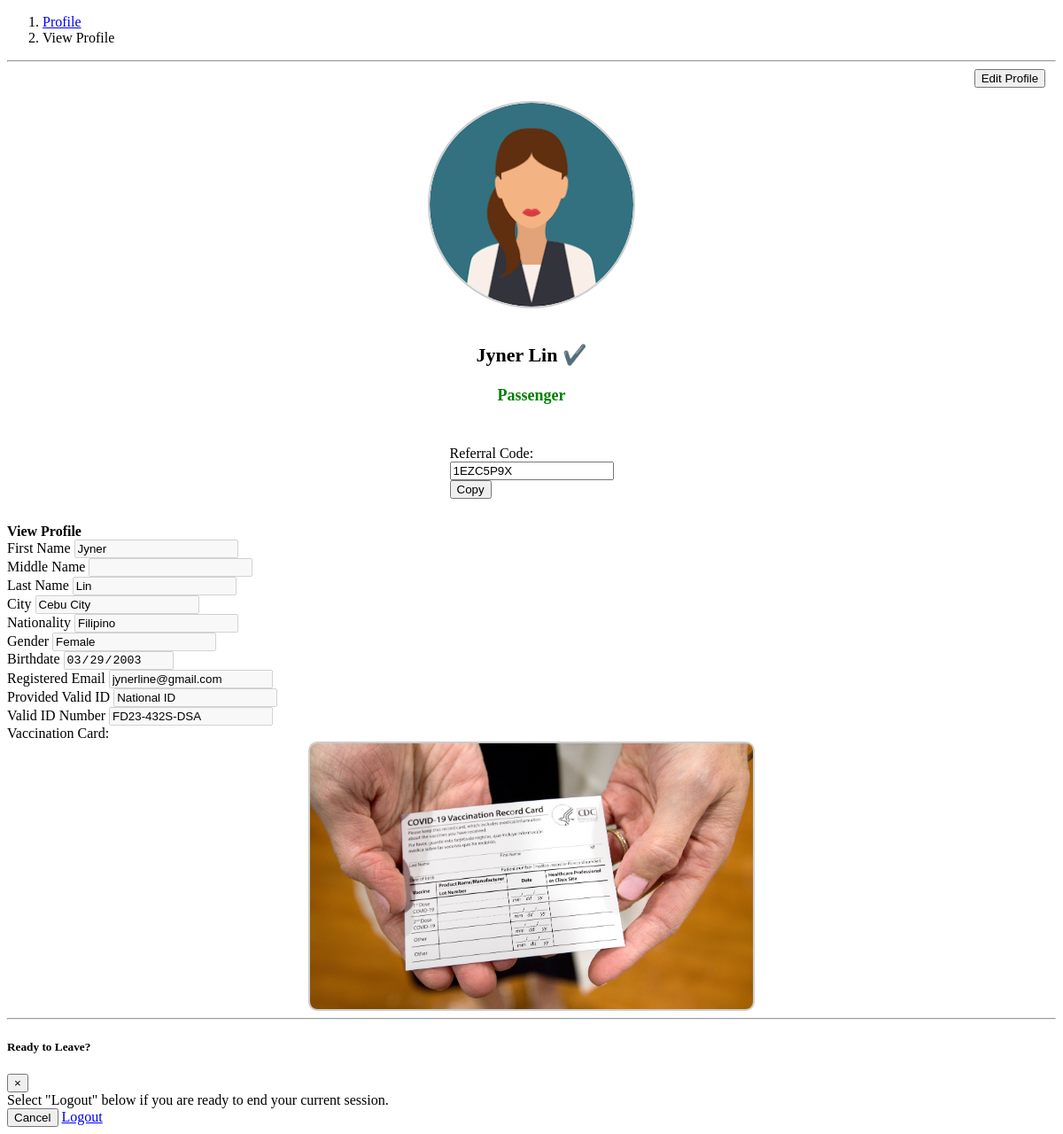
/user/viewProfile.php (signed in), run on an earlier commit of the app's database.
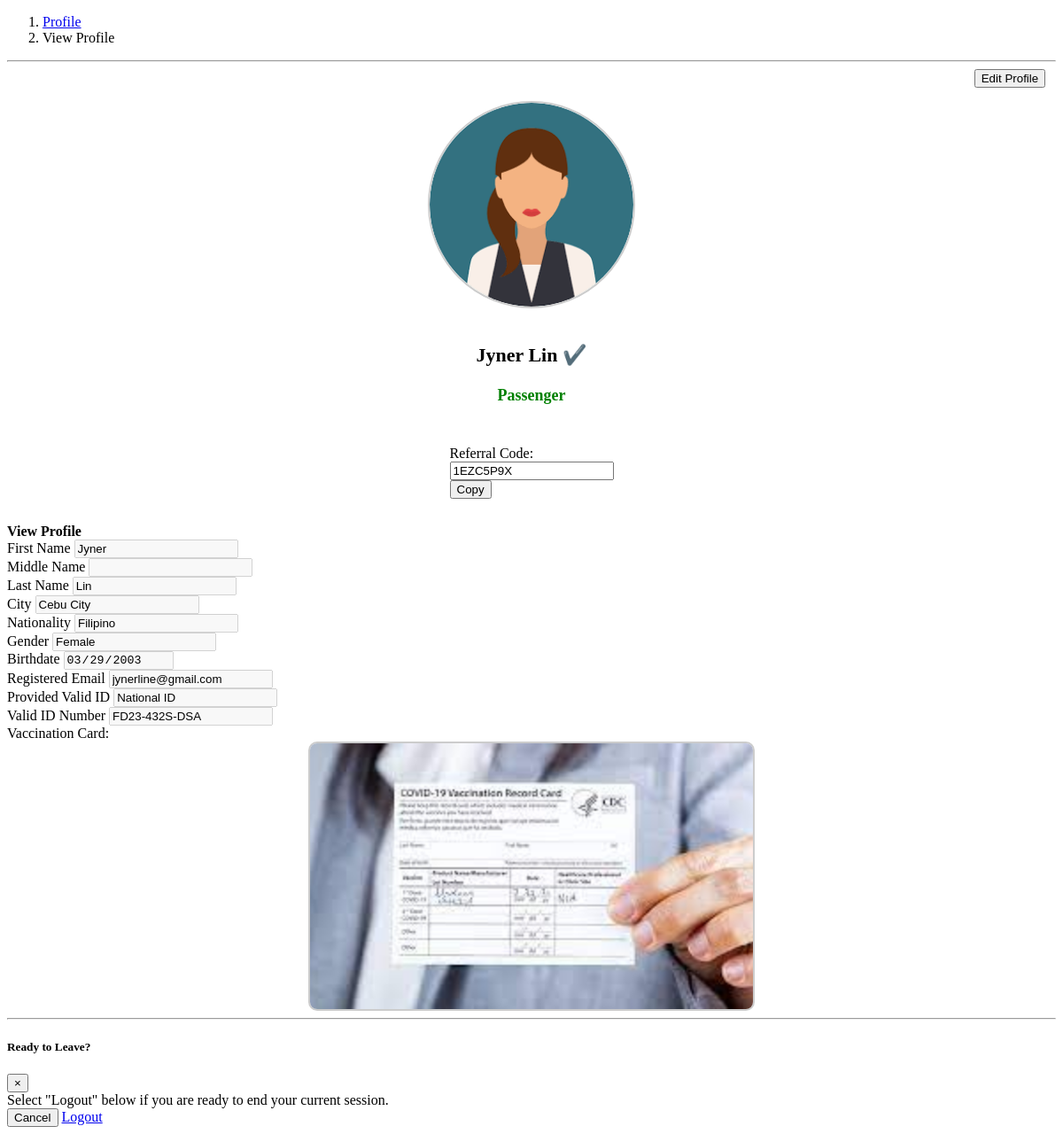
And on a later commit of the database.
### tables this page shows
CREATE TABLE `user_profile` (
  `user_id` int(11) NOT NULL,
  `profile_photo` varchar(255) DEFAULT NULL,
  `first_name` varchar(30) NOT NULL,
  `middle_name` varchar(30) NOT NULL,
  `last_name` varchar(30) NOT NULL,
  `city_id` int(11) NOT NULL,
  `nationality` varchar(30) NOT NULL,
  `gender` varchar(10) NOT NULL,
  `birthdate` date NOT NULL,
  `email` varchar(50) NOT NULL,
  `password` varchar(255) NOT NULL,
  `ticket_balance` varchar(255) NOT NULL,
  `role` varchar(10) NOT NULL,
  `is_vaxxed` tinyint(1) NOT NULL DEFAULT 0,
  `vax_card` varchar(255) DEFAULT NULL,
  `is_agree` tinyint(1) NOT NULL DEFAULT 1,
  `created_at` timestamp NOT NULL DEFAULT current_timestamp(),
  `updated_at` timestamp NOT NULL DEFAULT current_timestamp() ON UPDATE current_timestamp()
);

### user/viewProfile.php (the view, shortened to what the changed rows need)
<?php
include('../db.php');
$userid = $_SESSION['user_id'];
$stmt = $db->prepare("SELECT * FROM user_profile WHERE user_id = ?");
$stmt->bind_param("i", $userid);
$stmt->execute();
$result = $stmt->get_result();
if ($result->num_rows == 1) {
  $row = $result->fetch_assoc();
  $first_name = $row['first_name'];
  $last_name = $row['last_name'];
  $email = $row['email'];
  $profile_photo = $row['profile_photo'];
  $nationality = $row['nationality'];
  $gender = $row['gender'];
  $birthdate = $row['birthdate'];
  $role = $row['role'];
  $vax_card = $row['vax_card'];
}
?>
<!DOCTYPE html>
<html lang="en">
<link href="vendor/css/user.css" rel="stylesheet">
<body id="page-top">
  <div id="wrapper">
    <div id="content-wrapper">
      <div class="container-fluid">
        <ol class="breadcrumb">
          <li class="breadcrumb-item">
          </li>
          <li class="breadcrumb-item active">View Profile</li>
        </ol>
        <hr>
        <a href="editProfile.php"><button class="btn btn-success" style="float:right; margin-right: 1%;">Edit Profile</button></a>
        <br><br>
        <div class="profile-photo">
          <?php if (!empty($profile_photo)) { ?>
            <img src="../assets/img/profile-photo/<?php echo $profile_photo; ?>" alt="Profile Photo" class="photo-preview">
          <?php } else { ?>
            <img src="../assets/img/default-profile-photo.jpg" alt="Default Profile Photo" class="photo-preview">
          <?php } ?>
        </div>
        <br>
        <p class="role" style="font-size: 22px; font-weight: bold;
                                                text-align: center; color: #000;">
          <?php echo $first_name . " " . $last_name; ?> ✔️
        </p>
        <p class="role" style="font-size: 18px; font-weight: bold;
                                                text-align: center; color: green;">
          <?php echo $role; ?>
        </p>
        <br>
        <div class="form-container">
          <form method="POST">
          </form>
        </div>
        <br>
        <div class="card">
          <div class="card-header">
          </div>
          <div class="card-body">
            <form method="POST">
              <div class="form-group">
                <label for="first_name">First Name</label>
                <input type="text" class="form-control disabled-input" value="<?php echo $first_name ?>" name="first_name" disabled><br>
              </div>
              <div class="form-group">
                <label for="last_name">Last Name</label>
                <input type="text" class="form-control disabled-input" value="<?php echo $last_name ?>" name="last_name" disabled><br>
              </div>
              <div class="form-group">
                <label for="nationality">Nationality</label>
                <input type="text" class="form-control disabled-input" value="<?php echo $nationality ?>" name="nationality" disabled><br>
              </div>
              <div class="form-group">
                <label for="gender">Gender</label>
                <input type="text" class="form-control disabled-input" value="<?php echo $gender ?>" name="gender" disabled><br>
              </div>
              <div class="form-group">
                <label for="birthdate">Birthdate</label>
                <input type="date" class="form-control disabled-input" value="<?php echo $birthdate ?>" name="birthdate" disabled><br>
              </div>
              <div class="form-group">
                <label for="email">Registered Email</label>
                <input type="text" class="form-control disabled-input" value="<?php echo $email ?>" name="email" disabled><br>
              </div>
              <div class="form-group text-center">
                <br>
                <div class="vax-card">
                  <?php if (!empty($vax_card)) { ?>
                    <img src="../assets/img/vax-card/<?php echo $vax_card; ?>" alt="Vaccination Card" class="card-preview">
                  <?php } else { ?>
                    <img src="../assets/img/default-vax-card.jpg" alt="Default Vaccination Card" class="card-preview">
                  <?php } ?>
                </div>
              </div>
            </form>
          </div>
        </div>
        <hr>
      </div>
    </div>
</body>
</html>

What changed in the data, as far as the page shows it:
changed user_profile "Jyner": vax_card: a different picture
